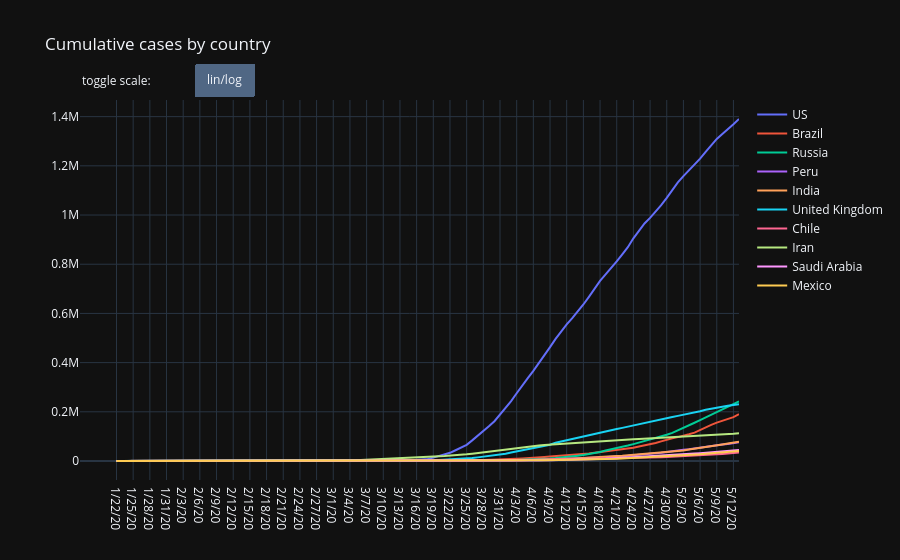

The code cell stored with this chart in its notebook:
### Code cell
fig = go.Figure()

for idx, country in enumerate(countries):
    fig.add_trace(go.Scatter(
        x=dtf_cases.index,
        y=dtf_cases[country],
        name=country
    ))

# add linear/log toggle button
fig.update_layout(    
    updatemenus = [
        dict(type="buttons",
             showactive=False,
             direction="right",
             buttons=list([            
                dict(label='lin/log',
                    method='relayout',
                    args=[{'yaxis': {'type': 'linear'}}],
                    args2=[{'yaxis': {'type': 'log'}}])
            ]),
            x=0.175,
            xanchor="left",
            y=1.095,
            yanchor="top"
        )
    ]
)

# Add annotation
fig.update_layout(
    annotations=[
        dict(text="toggle scale:", showarrow=False,
                             x=0, y=1.08, yref="paper", align="left")
    ]
)

# set background color
fig.update_layout(
    title="Cumulative cases by country",
    template='plotly_dark'
)
